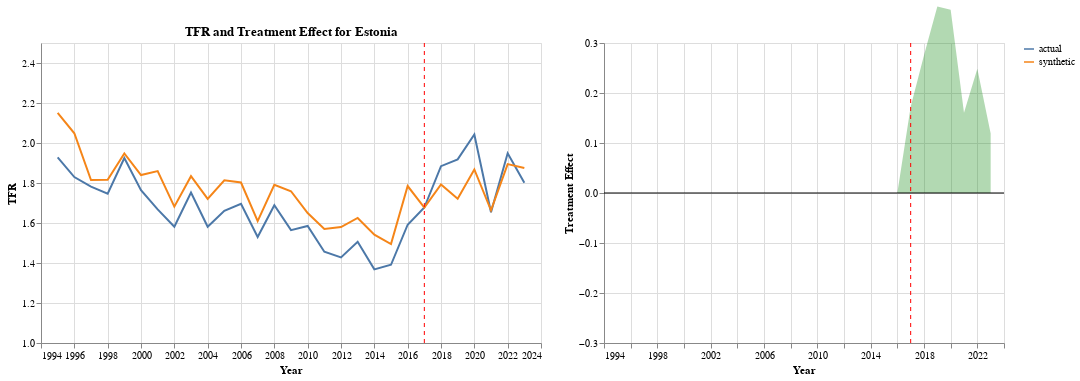

The notebook cell this image was saved under:
### Code cell
# Create and display the visualization
plot_treatment_effect(df, trace, 'Estonia', control_countries, treatment_year)

### Figure 1 — Vega-Lite specification as saved in the notebook (floating-point values rounded to 4 significant figures)
{"config": {"view": {"continuousWidth": 300, "continuousHeight": 300}, "font": "SF Compact Display"}, "hconcat": [{"layer": [{"data": {"name": "data-b3c2eededb2da5ab99f594c4c2045671"}, "mark": {"type": "line"}, "encoding": {"color": {"field": "type", "title": null, "type": "nominal"}, "x": {"axis": {"format": ".0f"}, "field": "year", "title": "Year", "type": "quantitative"}, "y": {"field": "value", "scale": {"domain": [1.0, 2.5]}, "title": "TFR", "type": "quantitative"}}, "transform": [{"fold": ["actual", "synthetic"], "as": ["type", "value"]}]}, {"data": {"name": "data-491ec6c9b3366b60a242f890d1201246"}, "mark": {"type": "rule", "color": "red", "strokeDash": [4, 4]}, "encoding": {"x": {"field": "year", "type": "quantitative"}}}], "height": 300, "title": "TFR and Treatment Effect for Estonia", "width": 500}, {"layer": [{"data": {"name": "data-b3c2eededb2da5ab99f594c4c2045671"}, "mark": {"type": "area", "color": "green", "opacity": 0.3}, "encoding": {"x": {"axis": {"format": ".0f"}, "field": "year", "title": "Year", "type": "quantitative"}, "y": {"field": "treatment_effect", "scale": {"domain": [-0.3, 0.3]}, "title": "Treatment Effect", "type": "quantitative"}}}, {"data": {"name": "data-491ec6c9b3366b60a242f890d1201246"}, "mark": {"type": "rule", "color": "red", "strokeDash": [4, 4]}, "encoding": {"x": {"field": "year", "type": "quantitative"}}}, {"data": {"name": "data-a0a55d106695e8d630baff0f16eee66d"}, "mark": {"type": "rule"}, "encoding": {"y": {"field": "y", "type": "quantitative"}}}], "height": 300, "width": 400}], "$schema": "https://vega.github.io/schema/vega-lite/v5.20.1.json", "datasets": {"data-b3c2eededb2da5ab99f594c4c2045671": [{"year": 1995, "actual": 1.928, "synthetic": 2.15, "treatment_effect": 0.0}, {"year": 1996, "actual": 1.83, "synthetic": 2.049, "treatment_effect": 0.0}, {"year": 1997, "actual": 1.782, "synthetic": 1.814, "treatment_effect": 0.0}, {"year": 1998, "actual": 1.747, "synthetic": 1.816, "treatment_effect": 0.0}, {"year": 1999, "actual": 1.925, "synthetic": 1.948, "treatment_effect": 0.0}, {"year": 2000, "actual": 1.764, "synthetic": 1.84, "treatment_effect": 0.0}, {"year": 2001, "actual": 1.668, "synthetic": 1.86, "treatment_effect": 0.0}, {"year": 2002, "actual": 1.581, "synthetic": 1.682, "treatment_effect": 0.0}, {"year": 2003, "actual": 1.752, "synthetic": 1.834, "treatment_effect": 0.0}, {"year": 2004, "actual": 1.581, "synthetic": 1.721, "treatment_effect": 0.0}, {"year": 2005, "actual": 1.661, "synthetic": 1.813, "treatment_effect": 0.0}, {"year": 2006, "actual": 1.696, "synthetic": 1.802, "treatment_effect": 0.0}, {"year": 2007, "actual": 1.53, "synthetic": 1.61, "treatment_effect": 0.0}, {"year": 2008, "actual": 1.689, "synthetic": 1.791, "treatment_effect": 0.0}, {"year": 2009, "actual": 1.564, "synthetic": 1.759, "treatment_effect": 0.0}, {"year": 2010, "actual": 1.585, "synthetic": 1.65, "treatment_effect": 0.0}, {"year": 2011, "actual": 1.456, "synthetic": 1.57, "treatment_effect": 0.0}, {"year": 2012, "actual": 1.428, "synthetic": 1.58, "treatment_effect": 0.0}, {"year": 2013, "actual": 1.506, "synthetic": 1.625, "treatment_effect": 0.0}, {"year": 2014, "actual": 1.368, "synthetic": 1.542, "treatment_effect": 0.0}, {"year": 2015, "actual": 1.391, "synthetic": 1.495, "treatment_effect": 0.0}, {"year": 2016, "actual": 1.591, "synthetic": 1.785, "treatment_effect": 0.0}, {"year": 2017, "actual": 1.677, "synthetic": 1.677, "treatment_effect": 0.1723}, {"year": 2018, "actual": 1.884, "synthetic": 1.793, "treatment_effect": 0.2753}, {"year": 2019, "actual": 1.918, "synthetic": 1.722, "treatment_effect": 0.3732}, {"year": 2020, "actual": 2.043, "synthetic": 1.868, "treatment_effect": 0.3667}, {"year": 2021, "actual": 1.653, "synthetic": 1.664, "treatment_effect": 0.1607}, {"year": 2022, "actual": 1.948, "synthetic": 1.895, "treatment_effect": 0.2484}, {"year": 2023, "actual": 1.801, "synthetic": 1.875, "treatment_effect": 0.1188}], "data-491ec6c9b3366b60a242f890d1201246": [{"year": 2017}], "data-a0a55d106695e8d630baff0f16eee66d": [{"y": 0}]}}
